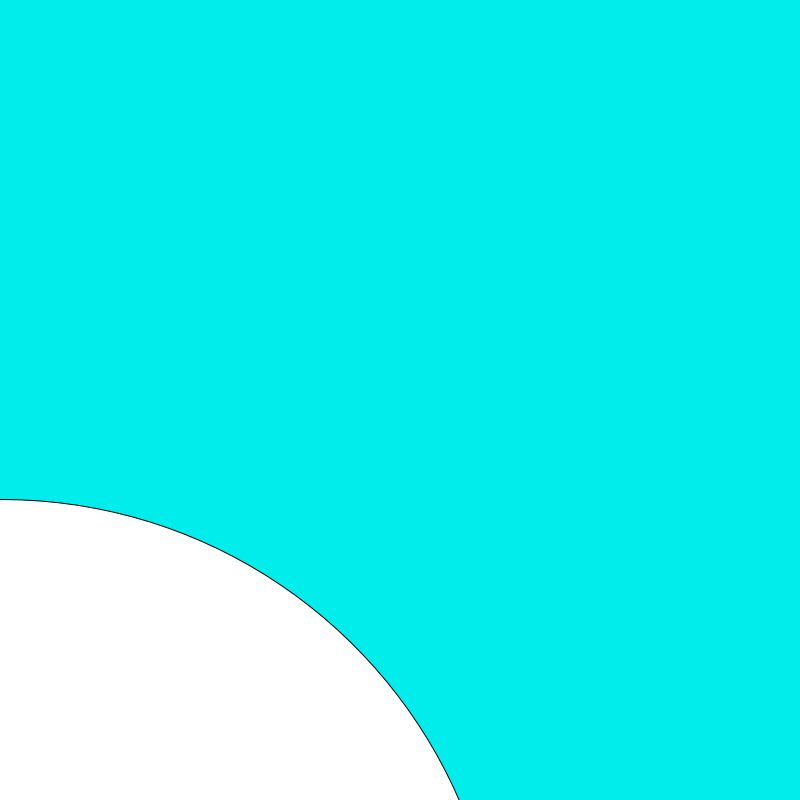
Frame 1 (no input)
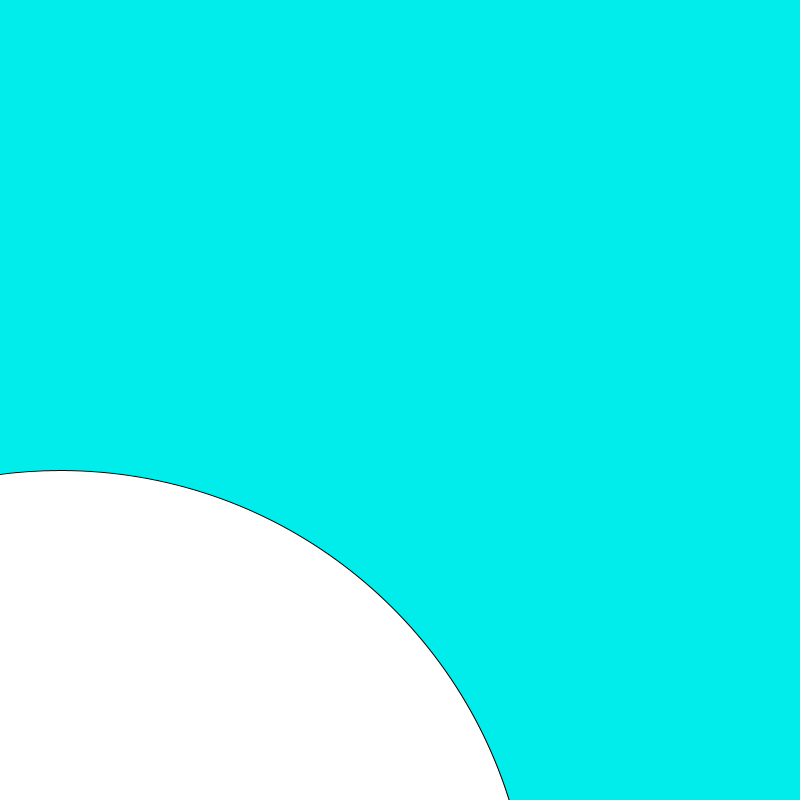
Frame 60 (the mouse pressed at the canvas centre just before this capture)
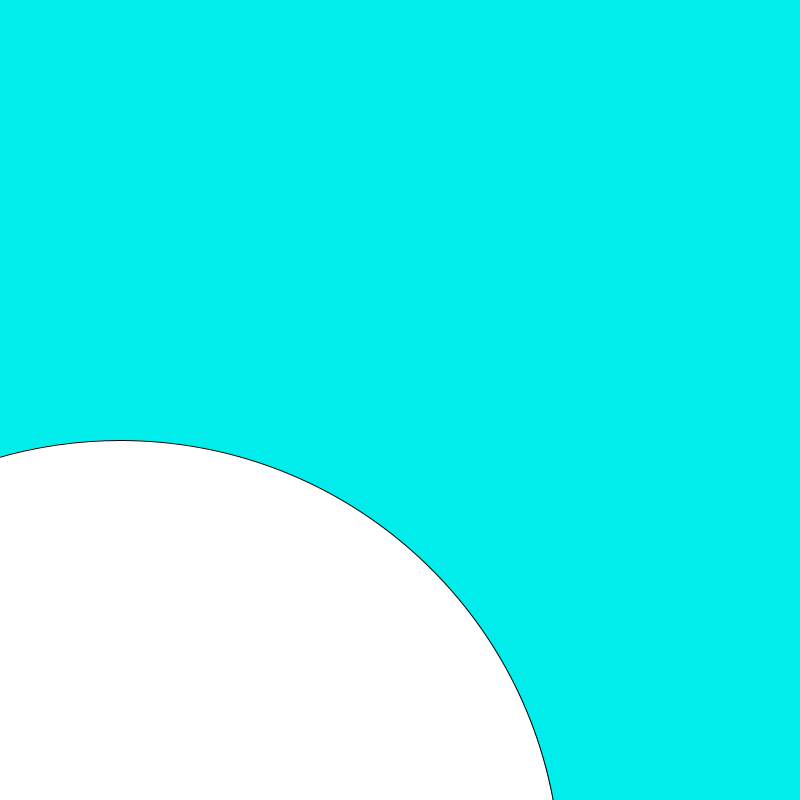
Frame 120 (the mouse held since frame 60 and released just before this capture)

The Processing sketch that drew these frames (run headless with seeded random() and noise(); from frame 60 on, the mouse is pressed at the canvas centre):

// Processing sketch: aula1
// ── aula1.pde
int batata = 0;
int chuchu = 1000;
void setup() {
  size(800, 800);  
}
void draw() {
  batata = batata + 1;
  chuchu = chuchu - 1;
  background(0, 237, 235);
  circle(batata, chuchu, chuchu);
  rect(100 + batata, chuchu, chuchu, 200);
}
